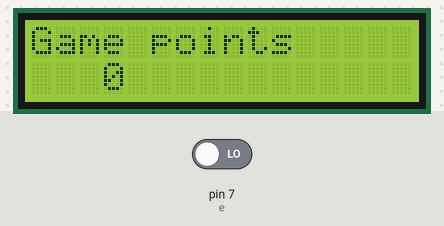
Simulated run of this sketch. Board: Arduino Uno, built with avr-gcc and run on an emulated ATmega328P. Shown: 16×2 character LCD. The test bench sets the inputs (shaded band); at power-on: pin 7 (e) LOW.

Above: at 1.2 s.
1.3 s: pin 7 (e) driven HIGH
At 1.4 s:
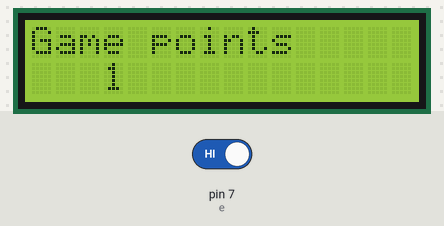
At 1.8 s:
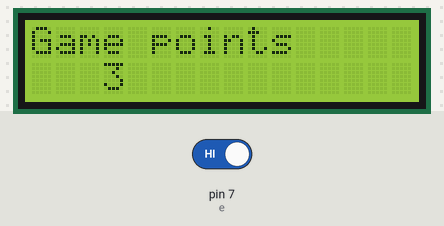
Timing chart, 0 to 4.3 s (numbered marks = the images above; inputs shaded):
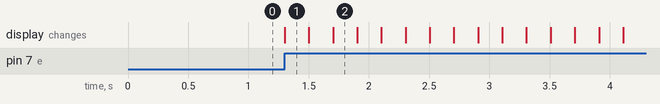

Measured:
- after the input at 1.3 s, the display: changes at once (image 1)

The sketch:

palakshee_beeee.ino
```cpp
//http://alialkarkuki.blogspot.com/
//Ali Al Karkuki


#include <LiquidCrystal.h>
LiquidCrystal lcd(12, 11, 5, 4, 3, 2);
int a =0;
int e = 7;

void setup() {
  // set up the LCD's number of columns and rows:
  lcd.begin(16, 2);
  // Print a message to the LCD.
  lcd.print("Game points");
  pinMode(e,INPUT);
}

void loop() {
  int button = digitalRead(e);


   lcd.setCursor(3, 1);
    lcd.print(a);


  if (button == HIGH) {
    a ++;
    lcd.setCursor(3, 1);
    lcd.print(a);
     delay(200);
    }


}
```
